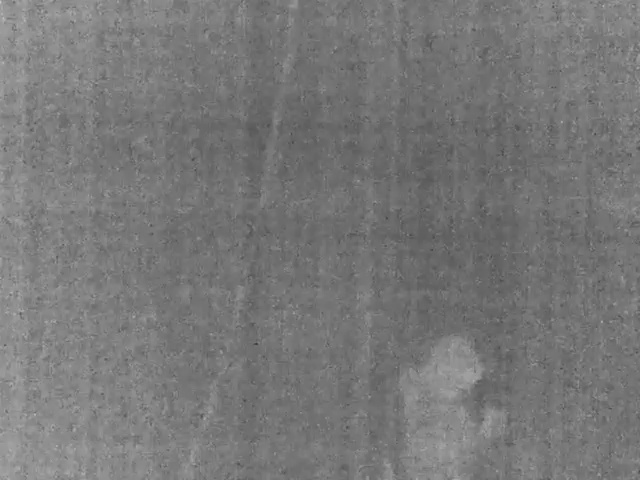
#> input picture FLIR/test.jpg, 640 x 480 px
$ python -i turret_main.py   (imports and definitions only)
#> lines starting #> are read from the running program, lines starting #| are printed output that depends on the picture; after the words box and inside, x2 and y2 are one past the last pixel; in counts of white or black regions, pixels touching at a corner belong together
#> further down, picture is the input picture: shape (480, 640, 3); min 60, max 200, mean 119.4
import cv2
import numpy as np
import os
import time
import math
import socket

# Constants
STEPS_PER_ROTATION = 200
LIDAR_OFFSET = 5  # LiDAR is 5 cm to the left of the FLIR camera
PIXEL_TO_CM_CONVERSION = 0.1  # Define this based on your setup
ANGLE_CONVERSION_FACTOR = 0.05  # Define this based on your setup

# [11 lines left out: function capture_frame, not called in this run]

def apply_heatmap_with_box(frame, save_path, threshold_ratio=0.95):
    # Convert the frame to grayscale
#> called with save_path = 'out.png', threshold_ratio = 0.95
    gray = cv2.cvtColor(frame, cv2.COLOR_BGR2GRAY)

    # Apply the heatmap color map
    try:
       heatmap = cv2.applyColorMap(gray, cv2.COLORMAP_JET)
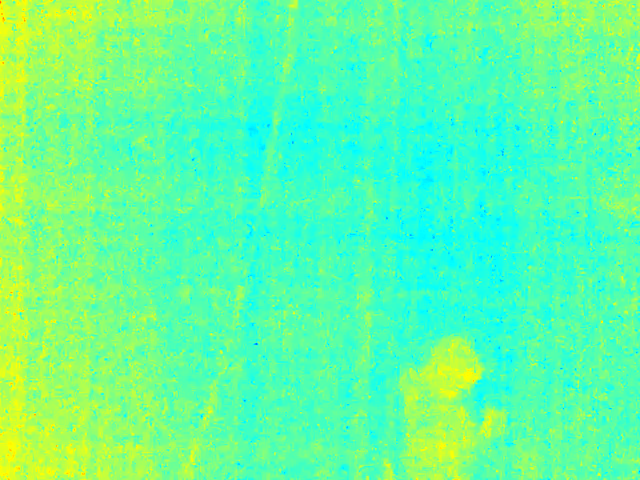
#> heatmap: shape (480, 640, 3); mean B, G, R 160.2, 254.9, 95.8
    except cv2.error as e:
        print(f"Error applying color map: {e}")
        return

    # Find the coordinates of the maximum pixel value (brightest/hottest point)
    (minVal, maxVal, minLoc, maxLoc) = cv2.minMaxLoc(gray)
#> minVal = 60; maxVal = 200; minLoc = (256, 343); maxLoc = (0, 2)

    # Threshold the grayscale image to isolate the hottest parts
    _, thresholded = cv2.threshold(gray, maxVal * threshold_ratio, 255, cv2.THRESH_BINARY)
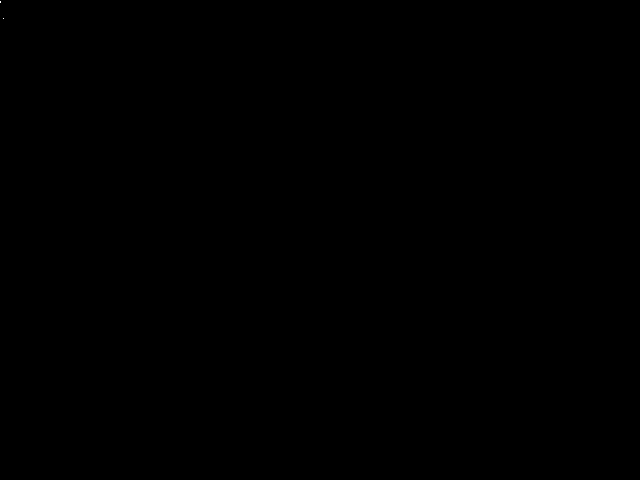
#> thresholded: shape (480, 640); 0% white in thin lines or dots, all inside (x1, y1, x2, y2) = (0, 1, 4, 19)

    # Find contours in the thresholded image
    contours, _ = cv2.findContours(thresholded.astype(np.uint8), cv2.RETR_EXTERNAL, cv2.CHAIN_APPROX_SIMPLE)
#> contours = 2 contours, all with area under 20

    # Create an initial bounding box based on the location of the maximum pixel value
    initial_bbox = (maxLoc[0]-1, maxLoc[1]-1, 3, 3)
#> initial_bbox = (-1, 1, 3, 3)

    # Find the contour containing the initial bounding box, if it exists
    for cnt in contours:
        x, y, w, h = cv2.boundingRect(cnt)
        if (x <= initial_bbox[0] <= x + w and y <= initial_bbox[1] <= y + h):
            cv2.rectangle(heatmap, (x, y), (x+w, y+h), (0, 255, 0), 2)  # Draw the box in green color
            break
#> this loop made 2 passes
#> (x, y, w, h) on pass 1: (3, 18, 1, 1)
#> (cnt, x, y, w, h) on pass 2: ([[0, 1], [0, 2]], 0, 1, 1, 2)

    # Save the heatmap image with the box
    cv2.imwrite(save_path, heatmap)
    print(f"Heatmap with box saved to {save_path}")

# [74 lines left out: functions get_next_filename, triangulate_distance, calculate_motor_steps, adjust_turret, get_lidar_data_from_pi, not called in this run]

# Setting up argparse for CLI
# [1 line that did not run here, left out]
# [1 line that did not run here, left out]

# Subparser for the move command
# [1 line that did not run here, left out]
# [2 lines not run here, left out]

# Subparser for the lidar command
# [1 line that did not run here, left out]

# Subparser for the flir command
# [1 line that did not run here, left out]

# Main function to parse arguments and call respective functions
# [10 lines left out: function main, not called in this run]

# [2 lines not run here, left out]

>>> import cv2
>>> picture = cv2.imread('../../../FLIR/test.jpg')
>>> result = apply_heatmap_with_box(picture, 'out.png')
